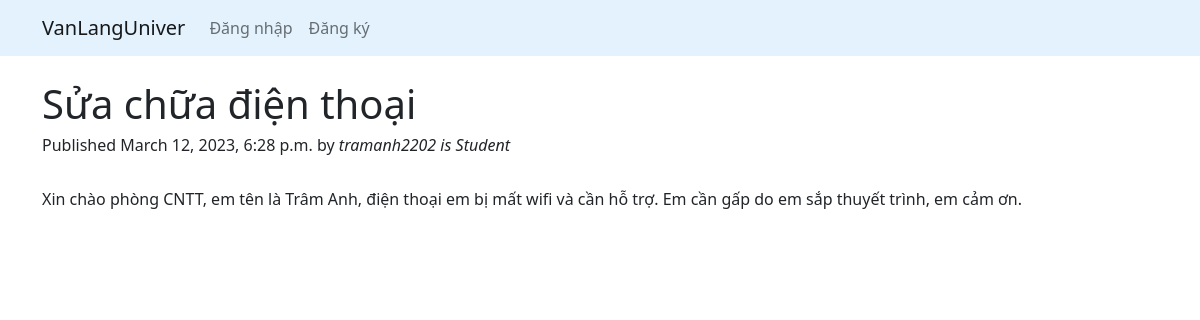
The app's page /articles/sua-chua-ien-thoai/ with its own data.
### articles/models.py (models this page shows, shortened)
class Article(models.Model):
    title = models.CharField(max_length=200)
    description = models.TextField()
    slug = models.SlugField(max_length=100,unique=True)
    published = models.DateTimeField(auto_now_add=True)
    author = models.ForeignKey(User, on_delete=models.CASCADE)
    ROLE_CHOICES = (
        ('Student', 'Student'),
        ('Teacher', 'Teacher'),
        ('Orther', 'Orther'),
    )
    role = models.CharField(max_length=10, choices=ROLE_CHOICES,null=True)

### articles/views.py (the view)
# urls.py: path('articles/<slug:slug>/',article_details, name='article_details'),
def article_details(request,slug):
    article = get_object_or_404(Article,slug=slug)
    return render(request, 'details.html',{'article':article})

### articles/templates/details.html (shortened to what this page needs)
{% extends 'base.html' %}
{% block body %}
<div class="container mt-4">
    <h1>{{article.title}}</h1>
    <h6>Published {{article.published}} by <i>{{article.author}} is {{article.role}}</i></h6>
    <br>
    <p>{{article.description}}</p>
</div>
{% endblock %}

### records on screen
Article: title "Sửa chữa điện thoại", published "March 12, 2023, 6:28 p.m.", author "tramanh2202", role "Student", description "Xin chào phòng CNTT, em tên là Trâm Anh, điện thoại em bị mất wifi và cần hỗ trợ. Em cần gấp do em sắp thuyết trình, em cảm ơn."
